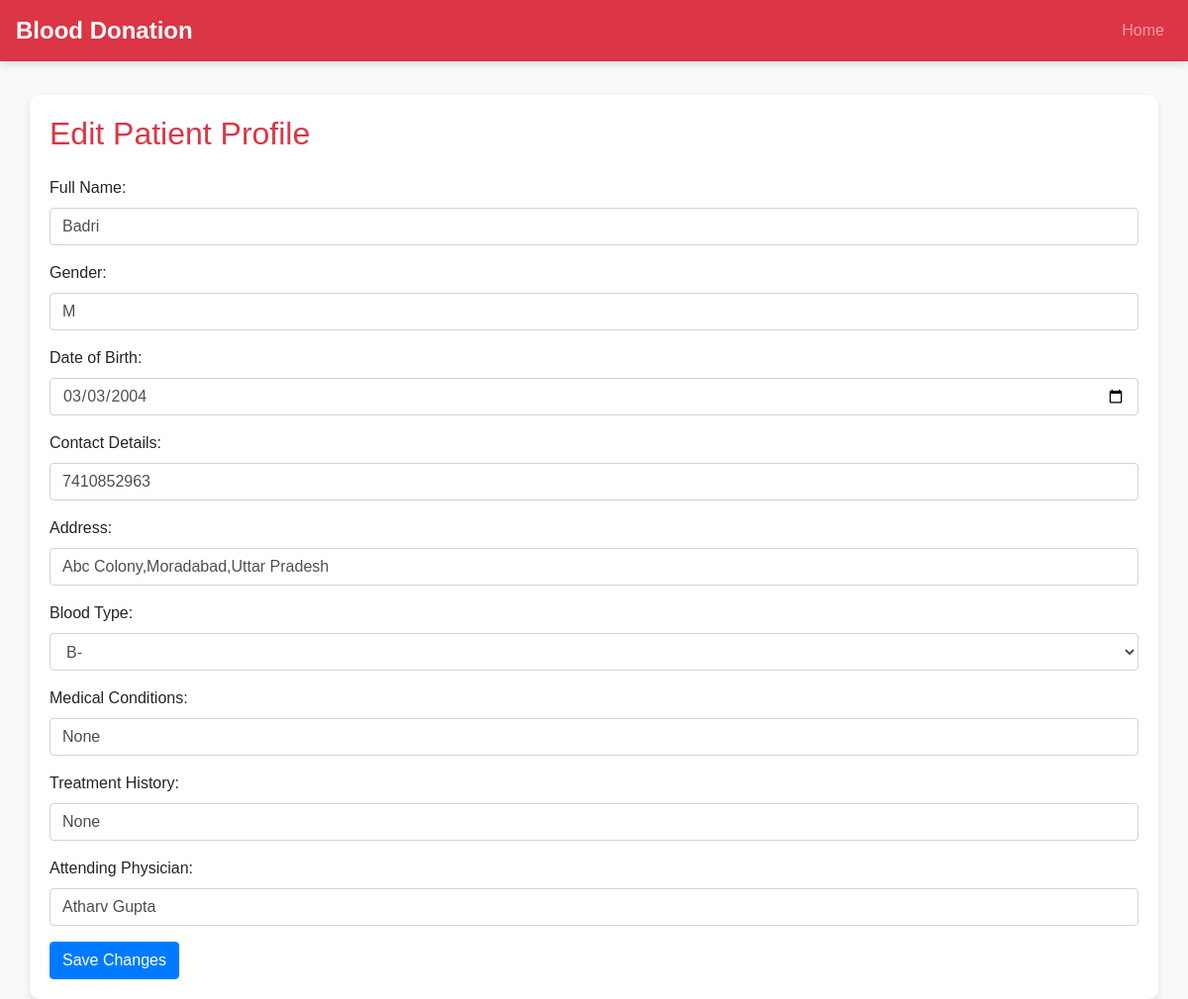
Screenshot of /edit_patient_profile/1 with the database file from the repository.
### app.py (models this page shows)
class Patient(db.Model):
    id = db.Column(db.Integer, primary_key=True)
    username = db.Column(db.String(20), unique=True, nullable=False)
    email = db.Column(db.String(120), unique=True, nullable=False)
    password = db.Column(db.String(60), nullable=False)
    full_name = db.Column(db.String(50), nullable=True)
    gender = db.Column(db.String(10))
    date_of_birth = db.Column(db.Date)
    contact_details = db.Column(db.String(20))
    address = db.Column(db.String(100))
    blood_type = db.Column(db.String(5))
    medical_conditions = db.Column(db.Text)
    treatment_history = db.Column(db.Text)
    attending_physician = db.Column(db.String(50))

### app.py (the view, shortened to what this page needs)
@app.route('/edit_patient_profile/<int:patient_id>', methods=['GET', 'POST'])
def edit_patient_profile(patient_id):
    patient = Patient.query.get_or_404(patient_id)
    return render_template('edit_patient_profile.html', patient=patient, patient_id=patient_id)

### templates/edit_patient_profile.html (shortened to what this page needs)
<!DOCTYPE html>
<html lang="en">
<head>
    <link rel="stylesheet" href="https://stackpath.bootstrapcdn.com/bootstrap/4.3.1/css/bootstrap.min.css">
</head>
<body>
    <nav class="navbar navbar-expand-lg navbar-dark fixed-top">
        <a class="navbar-brand" href="{{ url_for('index') }}">Blood Donation</a>
        <div class="collapse navbar-collapse" id="navbarNav">
            <ul class="navbar-nav ml-auto">
                <li class="nav-item">
                    <a class="nav-link" href="{{ url_for('index') }}">Home</a>
                </li>
            </ul>
        </div>
    </nav><br><br>
    <div class="container mt-5">
        <h2 class="mb-4">Edit Patient Profile</h2>
        <form action="{{ url_for('edit_patient_profile', patient_id=patient_id) }}" method="post">
            <div class="form-group">
                <label for="full_name">Full Name:</label>
                <input type="text" class="form-control" id="full_name" name="full_name" value="{{ patient.full_name }}" required>
            </div>
            <div class="form-group">
                <label for="gender">Gender:</label>
                <input type="text" class="form-control" id="gender" name="gender" value="{{ patient.gender }}" required>
            </div>
            <div class="form-group">
                <label for="date_of_birth">Date of Birth:</label>
                <input type="date" class="form-control" id="date_of_birth" name="date_of_birth" value="{{ patient.date_of_birth }}" required>
            </div>
            <div class="form-group">
                <label for="contact_details">Contact Details:</label>
                <input type="text" class="form-control" id="contact_details" name="contact_details" value="{{ patient.contact_details }}" required>
            </div>
            <div class="form-group">
                <label for="address">Address:</label>
                <input type="text" class="form-control" id="address" name="address" value="{{ patient.address }}" required>
            </div>
            <div class="form-group">
                <label for="blood_type">Blood Type:</label>
                <select class="form-control" id="blood_type" name="blood_type" required>
                    <option value="B-" {% if patient.blood_type == 'B-' %}selected{% endif %}>B-</option>
                </select>
            </div>
            <div class="form-group">
                <label for="medical_conditions">Medical Conditions:</label>
                <input type="text" class="form-control" id="medical_conditions" name="medical_conditions" value="{{ patient.medical_conditions }}" required>
            </div>
            <div class="form-group">
                <label for="treatment_history">Treatment History:</label>
                <input type="text" class="form-control" id="treatment_history" name="treatment_history" value="{{ patient.treatment_history }}" required>
            </div>
            <div class="form-group">
                <label for="attending_physician">Attending Physician:</label>
                <input type="text" class="form-control" id="attending_physician" name="attending_physician" value="{{ patient.attending_physician }}" required>
            </div>
            <button type="submit" class="btn btn-primary">Save Changes</button>
        </form>
    </div>
</body>
</html>

### templates/edit_patient_profile.html (style rules this page uses)
body { background-color: #f8f9fa; font-family: 'Arial', sans-serif; }
.navbar { background-color: #dc3545; box-shadow: 0 4px 8px rgba(0, 0, 0, 0.1); }
.navbar-brand { color: #ffffff; font-size: 24px; font-weight: bold; }
.navbar-nav .nav-link { color: #ffffff; }
.container { background-color: #ffffff; padding: 20px; border-radius: 10px; box-shadow: 0 4px 8px rgba(0, 0, 0, 0.1); margin-top: 20px; }
h2 { color: #dc3545; margin-bottom: 30px; }

### rows the page displays
Patient: full_name "Badri", gender "M", date_of_birth "03/03/2004", contact_details "7410852963", address "Abc Colony,Moradabad,Uttar Pradesh", blood_type "B-", medical_conditions "None", treatment_history "None", attending_physician "Atharv Gupta"
